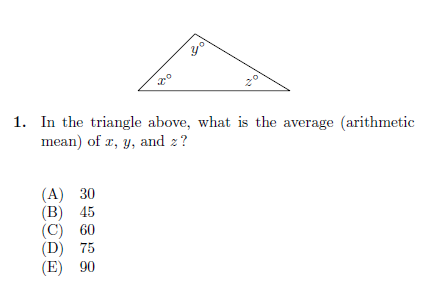
#> input picture IMGTEST/009.png, 422 x 308 px, found by its file name
$ jupyter execute _______allTheStepsInOneAlggorithm.ipynb
#> lines starting #> are read from the running program, lines starting #| are printed output that depends on the picture; after the words box and inside, x2 and y2 are one past the last pixel; in counts of white or black regions, pixels touching at a corner belong together
[cell 1]
import cv2
import numpy as np
import matplotlib.pyplot as plt
import math

def preprocess_image(image_path):
    # Step 1: Read and convert to grayscale
    image = cv2.imread(image_path)
#> image is the input picture: shape (308, 422, 3); mean B, G, R 251.6, 251.5, 251.6
    if image is None:
        raise FileNotFoundError(f"Image not found at {image_path}")
    gray = cv2.cvtColor(image, cv2.COLOR_BGR2GRAY)
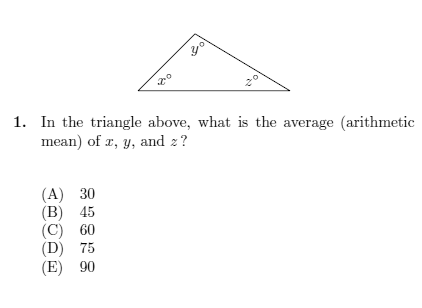
#> gray: shape (308, 422); min 0, max 255, mean 251.6

    plt.figure(figsize=(5, 5))
    plt.imshow(gray, cmap='gray')
    plt.title("Step 1: Original Grayscale")
    plt.axis("off")
    plt.show()
    cv2.imwrite("step1_grayscale.png", gray)

    # Step 2: Adaptive Thresholding
    thresh = cv2.adaptiveThreshold(gray, 255, cv2.ADAPTIVE_THRESH_MEAN_C,
                                  cv2.THRESH_BINARY_INV, 15, 9)
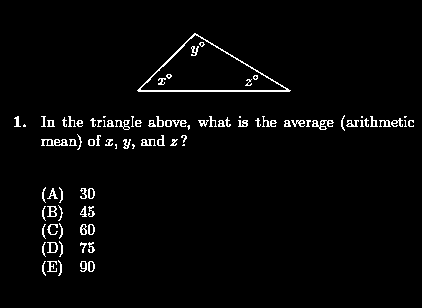
#> thresh: shape (308, 422); 2.7% white in thin lines or dots, all inside (x1, y1, x2, y2) = (14, 33, 414, 276)
    plt.figure(figsize=(5, 5))
    plt.imshow(thresh, cmap='gray')
    plt.title("Step 2: Thresholded")
    plt.axis("off")
    plt.show()
    cv2.imwrite("step2_thresholded.png", thresh)

    return image, gray, thresh

def detect_text_regions(thresh):
    contours, _ = cv2.findContours(thresh, cv2.RETR_EXTERNAL, cv2.CHAIN_APPROX_SIMPLE)
#> contours = 82 contours, 47 with area under 20; largest, box (x1, y1, x2, y2) and area: (137, 33, 291, 92) 4522, (41, 139, 68, 146) 88, (312, 120, 334, 130) 82, (47, 242, 58, 253) 75, (47, 206, 57, 217) 65
    mask = np.zeros_like(thresh)

    for cnt in contours:
        x, y, w, h = cv2.boundingRect(cnt)
        area = cv2.contourArea(cnt)
        aspect_ratio = w / float(h)

        # Filter likely text: small area and reasonable aspect ratio
        if 10 < area < 3000 and 0.2 < aspect_ratio < 10:
            cv2.drawContours(mask, [cnt], -1, 255, -1)
#> this loop made 82 passes
#> (x, y, w, h, area, aspect_ratio) on passes 1, 2, 8, 11, 12, 13, 17, 18: (88, 261, 7, 11, 53, 0.636), (80, 261, 7, 11, 42, 0.636), (47, 242, 11, 11, 75, 1), (88, 224, 7, 11, 53, 0.636), (80, 224, 7, 11, 49.5, 0.636), (47, 224, 11, 11, 20, 1), (80, 206, 7, 11, 29.5, 0.636), (47, 206, 10, 11, 65, 0.909)
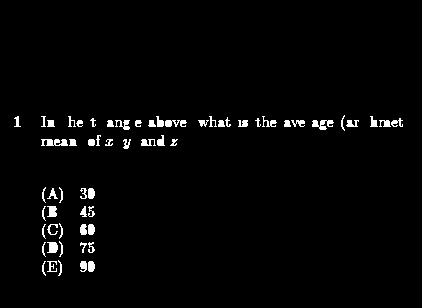
#> mask: shape (308, 422); 2.2% white; 60 white regions, largest, box (x1, y1, x2, y2) and area: (41, 139, 68, 146) 137, (312, 120, 334, 130) 127, (165, 120, 187, 127) 103

    plt.figure(figsize=(5, 5))
    plt.imshow(mask, cmap='gray')
    plt.title("Text Mask")
    plt.axis("off")
    plt.show()
    cv2.imwrite("text_mask.png", mask)

    return mask

def remove_text(image, mask):
    # Inpainting to remove text
    cleaned = cv2.inpaint(image, mask, inpaintRadius=3, flags=cv2.INPAINT_TELEA)
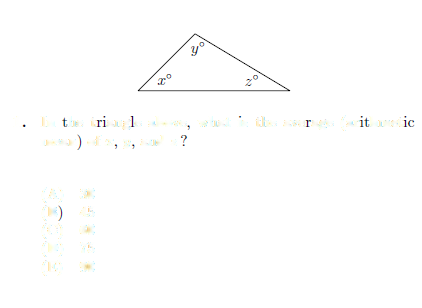
#> cleaned: shape (308, 422, 3); mean B, G, R 253.5, 253.9, 253.8
    plt.figure(figsize=(6, 6))
    plt.imshow(cv2.cvtColor(cleaned, cv2.COLOR_BGR2RGB))
    plt.title("Step 3: Text Removed")
    plt.axis("off")
    plt.show()
    cv2.imwrite("step3_text_removed.png", cleaned)
    return cleaned

def preprocess_for_contours(cleaned_image):
    # Convert cleaned image to grayscale
    gray = cv2.cvtColor(cleaned_image, cv2.COLOR_BGR2GRAY)
    plt.figure(figsize=(5, 5))
    plt.imshow(gray, cmap='gray')
    plt.title("Step 4: Cleaned Grayscale")
    plt.axis("off")
    plt.show()
    cv2.imwrite("step4_cleaned_grayscale.png", gray)

    # Binary thresholding
    binary = cv2.adaptiveThreshold(gray, 255, cv2.ADAPTIVE_THRESH_GAUSSIAN_C,
                                  cv2.THRESH_BINARY_INV, 9, 3)
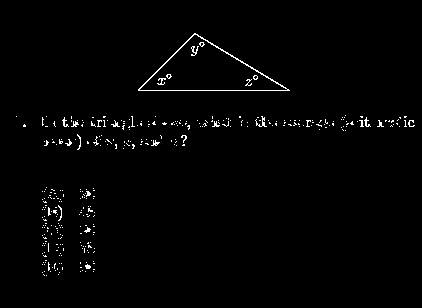
#> binary: shape (308, 422); 1.4% white in thin lines or dots, all inside (x1, y1, x2, y2) = (16, 33, 415, 276)
    plt.figure(figsize=(5, 5))
    plt.imshow(binary, cmap='gray')
    plt.title("Step 5: Binary (Adaptive Threshold)")
    plt.axis("off")
    plt.show()
    cv2.imwrite("step5_binary.png", binary)

    return binary

def find_contours_manual(binary):
    height, width = binary.shape
    visited = np.zeros((height, width), dtype=bool)
    contours = []

    def edge_follow(x, y):
        contour = []
        stack = [(x, y)]
        while stack:
            cx, cy = stack.pop()
            if (0 <= cx < height and 0 <= cy < width and
                not visited[cx, cy] and binary[cx, cy] == 255):
                visited[cx, cy] = True
                contour.append((cx, cy))
                # Check 8 neighbors for complete contour
                for dx in [-1, 0, 1]:
                    for dy in [-1, 0, 1]:
                        if dx == 0 and dy == 0:
                            continue
                        nx, ny = cx + dx, cy + dy
                        if (0 <= nx < height and 0 <= ny < width and
                            not visited[nx, ny] and binary[nx, ny] == 255):
                            stack.append((nx, ny))
        return contour

    for i in range(height):
        for j in range(width):
            if binary[i, j] == 255 and not visited[i, j]:
                contour = edge_follow(i, j)
                if len(contour) > 200:  # Minimum size to filter noise
                    contours.append(contour)

    contours.sort(key=len, reverse=True)
    return contours[:4]  # Return top 4 contours

def classify_shape(contour):
    # Convert contour list of tuples to NumPy array with correct shape (n, 1, 2)
    contour_array = np.array(contour, dtype=np.int32).reshape(-1, 1, 2)

    # Approximate the contour with a polygon
    epsilon = 3 * cv2.arcLength(contour_array, True)
    approx = cv2.approxPolyDP(contour_array, epsilon, True)
    vertices_count = len(approx)

    area = cv2.contourArea(contour_array)
    perimeter = cv2.arcLength(contour_array, True)
    shape = "unknown"

    if vertices_count == 3:
        shape = "triangle"
    elif vertices_count == 4:
        # Calculate side lengths and angles for square/rectangle detection
        side_lengths = [math.hypot(approx[i][0][0] - approx[(i + 1) % 4][0][0],
                                  approx[i][0][1] - approx[(i + 1) % 4][0][1]) for i in range(4)]
        angles = []
        for i in range(4):
            p0, p1, p2 = approx[i - 1][0], approx[i][0], approx[(i + 1) % 4][0]
            v1 = (p0[0] - p1[0], p0[1] - p1[1])
            v2 = (p2[0] - p1[0], p2[1] - p1[1])
            dot_prod = v1[0] * v2[0] + v1[1] * v2[1]
            mag1 = math.hypot(v1[0], v1[1])
            mag2 = math.hypot(v2[0], v2[1])
            cos_theta = dot_prod / (mag1 * mag2) if mag1 and mag2 else 0
            angle = math.acos(min(max(cos_theta, -1), 1)) * 180 / math.pi
            angles.append(angle)

        is_square = all(abs(side_lengths[i] - side_lengths[0]) < 5 for i in range(1, 4)) and all(abs(a - 90) < 10 for a in angles)
        is_rectangle = all(abs(a - 90) < 15 for a in angles)

        if is_square:
            shape = "square"
        elif is_rectangle:
            shape = "rectangle"
        else:
            shape = "quadrilateral"
    elif vertices_count > 4:
        circularity = 4 * math.pi * area / (perimeter ** 2) if perimeter != 0 else 0
        shape = "circle" if circularity > 0.8 else "polygon"

    return shape, approx

def detect_inscribed_shapes(contour_image, contours):
    inscribed_shapes = []
    for i, outer_contour in enumerate(contours):
        outer_contour_array = np.array(outer_contour, dtype=np.int32).reshape(-1, 1, 2)
        for j, inner_contour in enumerate(contours):
            if i != j:
                inner_contour_array = np.array(inner_contour, dtype=np.int32).reshape(-1, 1, 2)
                if cv2.pointPolygonTest(outer_contour_array, tuple(inner_contour_array[0][0]), False) >= 0:
                    shape, _ = classify_shape(inner_contour)
                    inscribed_shapes.append((shape, i, j))
    return inscribed_shapes

def detect_largest_contour(image_path):
    # Text removal process
    image, gray, thresh = preprocess_image(image_path)
    text_mask = detect_text_regions(thresh)
    cleaned_image = remove_text(image, text_mask)

    # Contour detection process
    binary = preprocess_for_contours(cleaned_image)

    contours = find_contours_manual(binary)
#> contours = 1 item
    if not contours:
        print("No contours found.")
        return

    if len(contours) < 1:
        print("No valid contours found.")
        return

    # Step 6: Visualize detected contours with color
    contour_image = cv2.cvtColor(binary, cv2.COLOR_GRAY2RGB)
    colors = [(255, 0, 0), (0, 255, 0), (0, 0, 255), (255, 255, 0)]  # Red, Green, Blue, Yellow
    for idx, contour in enumerate(contours):
        if idx < len(colors):
            coords = np.array(contour, dtype=np.int32).reshape(-1, 1, 2)
            cv2.polylines(contour_image, [coords], isClosed=True, color=colors[idx], thickness=2)
#> this loop made 1 pass
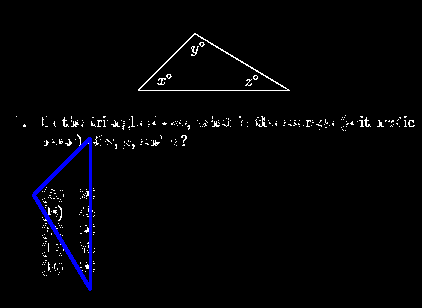
#> contour_image: shape (308, 422, 3); mean B, G, R 5.8, 3.4, 3.4
    plt.figure(figsize=(5, 5))
    plt.imshow(contour_image)
    plt.title("Step 6: Detected Contours (Red, Green, Blue, Yellow)")
    plt.axis("off")
    plt.show()
    cv2.imwrite("step6_detected_contours.png", contour_image)

    # Step 7: Classify shapes
    shapes = []
    for contour in contours:
        shape, approx = classify_shape(contour)
        shapes.append((shape, contour, approx))
#> this loop made 1 pass
#> (epsilon in classify_shape, approx, vertices_count in classify_shape, area in classify_shape, perimeter in classify_shape, shape) on pass 1: (1865.2, [[89, 138]], 1, 4275.5, 621.7, 'unknown')
#> after the loop, shapes = 1 item

    # Step 8: Create and fill contours on a new canvas
    outline_image = np.ones_like(binary) * 255  # White background
    for shape, contour, _ in shapes[:2]:  # Limit to top 2 contours
        coords = np.array(contour, dtype=np.int32)
        color = 0 if shape in ["circle", "triangle"] else 128  # Black for circle/triangle, gray for others
        outline_image[coords[:, 0], coords[:, 1]] = color  # Direct assignment to original contour points
#> this loop made 1 pass
#> (shape, color) on pass 1: ('unknown', 128)
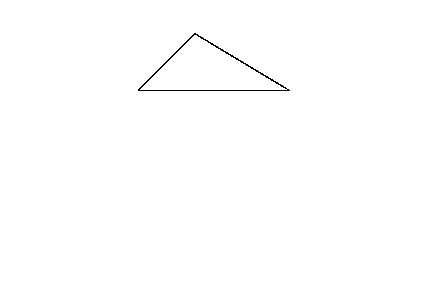
#> outline_image: shape (308, 422); values 128 (black) and 255 (white), 99.7% white; black in thin lines or dots, all inside (x1, y1, x2, y2) = (138, 33, 290, 91)
    plt.figure(figsize=(5, 5))
    plt.imshow(outline_image, cmap='gray')
    plt.title("Step 8: Filled Contours")
    plt.axis("off")
    plt.show()
    cv2.imwrite("step8_filled_contours.png", outline_image)

    # Step 9: Noise Reduction
    noise_reduced = cv2.GaussianBlur(outline_image, (5, 5), 0)
    plt.figure(figsize=(5, 5))
    plt.imshow(noise_reduced, cmap='gray')
    plt.title("Step 9: Noise Reduction")
    plt.axis("off")
    plt.show()
    cv2.imwrite("step9_noise_reduced.png", noise_reduced)

    # Step 10: Sharpen the image
    kernel = np.array([[-1, -1, -1],
                      [-1, 9, -1],
                      [-1, -1, -1]])
    sharpened = cv2.filter2D(noise_reduced, -1, kernel)
    plt.figure(figsize=(5, 5))
    plt.imshow(sharpened, cmap='gray')
    plt.title("Step 10: Sharpened Image")
    plt.axis("off")
    plt.show()
    cv2.imwrite("step10_sharpened.png", sharpened)

    # Step 11: Detect inscribed shapes
    inscribed_shapes = detect_inscribed_shapes(outline_image, contours)
#> the loop in detect_inscribed_shapes, `for i, outer_contour in enumerate(contours):` made 1 pass
#> after the loop in detect_inscribed_shapes, `for i, outer_contour in enumerate(contours):`: inscribed_shapes = []
#> inscribed_shapes = []
    if inscribed_shapes:
        print("Inscribed Shapes Found:", [(s[0], s[1], s[2]) for s in inscribed_shapes])

    # Final output
    plt.figure(figsize=(6, 6))
    plt.imshow(sharpened, cmap='gray')
    plt.title("Final: Largest Contours with Inner Details")
    plt.axis("off")
    plt.show()
    cv2.imwrite("final_contours.png", sharpened)

    # Print detected shapes
    print("Detected Shapes:", [s[0] for s in shapes[:2]])
#| Detected Shapes: ['unknown']
    print(f"Largest contour size: {len(contours[0])}, Second largest: {len(contours[1]) if len(contours) > 1 else 'None'}")
#| Largest contour size: 430, Second largest: None

image_path = r"C:\Users\ashut\Documents\GitHub\ProjectMajor\IMGTEST\009.png"
detect_largest_contour(image_path)

[cell 2]
import cv2
import numpy as np
import matplotlib.pyplot as plt
import math

def preprocess_image(image_path):
    # Step 1: Read and convert to grayscale
    image = cv2.imread(image_path)
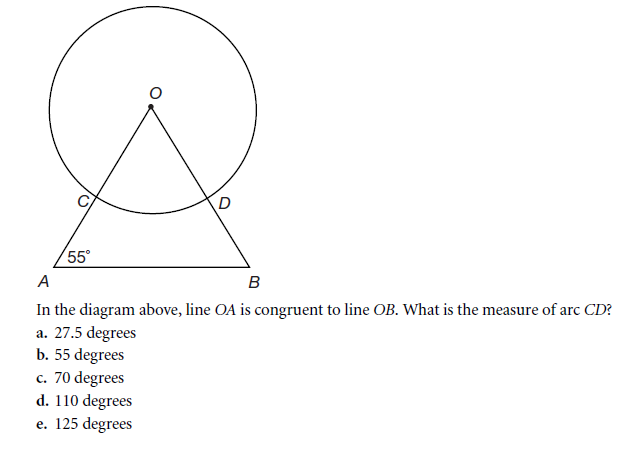
#> input picture IMGTEST/048.png, 619 x 451 px, found by its file name
#> image is the input picture: shape (451, 619, 3); mean B, G, R 250.9, 250.8, 250.8
    if image is None:
        raise FileNotFoundError(f"Image not found at {image_path}")
    gray = cv2.cvtColor(image, cv2.COLOR_BGR2GRAY)
#> gray: shape (451, 619)

    plt.figure(figsize=(5, 5))
    plt.imshow(gray, cmap='gray')
    plt.title("Step 1: Original Grayscale")
    plt.axis("off")
    plt.show()
    cv2.imwrite("step1_grayscale.png", gray)

    # Step 2: Adaptive Thresholding
    thresh = cv2.adaptiveThreshold(gray, 255, cv2.ADAPTIVE_THRESH_MEAN_C,
                                  cv2.THRESH_BINARY_INV, 15, 9)
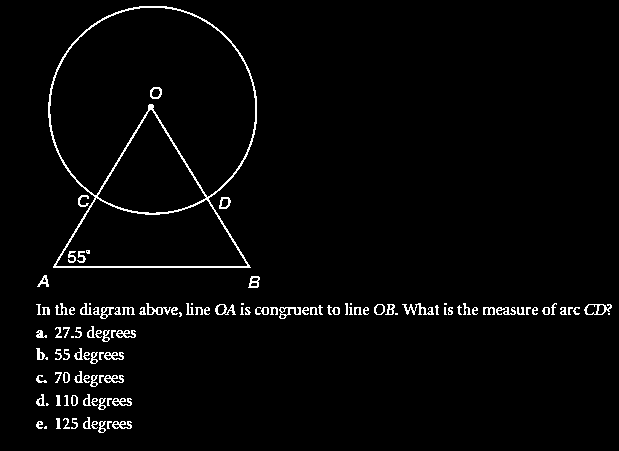
#> thresh: shape (451, 619); 2.6% white in thin lines or dots, all inside (x1, y1, x2, y2) = (36, 6, 612, 433)
    plt.figure(figsize=(5, 5))
    plt.imshow(thresh, cmap='gray')
    plt.title("Step 2: Thresholded")
    plt.axis("off")
    plt.show()
    cv2.imwrite("step2_thresholded.png", thresh)

    return image, gray, thresh

def detect_text_regions(thresh):
    contours, _ = cv2.findContours(thresh, cv2.RETR_EXTERNAL, cv2.CHAIN_APPROX_SIMPLE)
#> contours = 111 contours, 56 with area under 20; largest, box (x1, y1, x2, y2) and area: (48, 6, 257, 268) 43589, (584, 304, 612, 315) 204, (215, 304, 236, 315) 116, (279, 307, 301, 319) 111, (146, 303, 171, 315) 104
    mask = np.zeros_like(thresh)

    for cnt in contours:
        x, y, w, h = cv2.boundingRect(cnt)
        area = cv2.contourArea(cnt)
        aspect_ratio = w / float(h)

        # Filter likely text: small area and reasonable aspect ratio
        if 10 < area < 3000 and 0.2 < aspect_ratio < 10:
            cv2.drawContours(mask, [cnt], -1, 255, -1)
#> this loop made 111 passes
#> (x, y, w, h, area, aspect_ratio) on passes 2, 4, 6, 9, 10, 12, 14, 16: (112, 421, 20, 8, 74, 2.5), (98, 421, 8, 12, 47.5, 0.667), (36, 421, 7, 8, 25, 0.875), (56, 418, 5, 11, 22.5, 0.455), (83, 417, 8, 12, 45, 0.667), (112, 398, 20, 8, 74, 2.5), (98, 398, 8, 12, 47.5, 0.667), (71, 395, 7, 11, 53, 0.636)
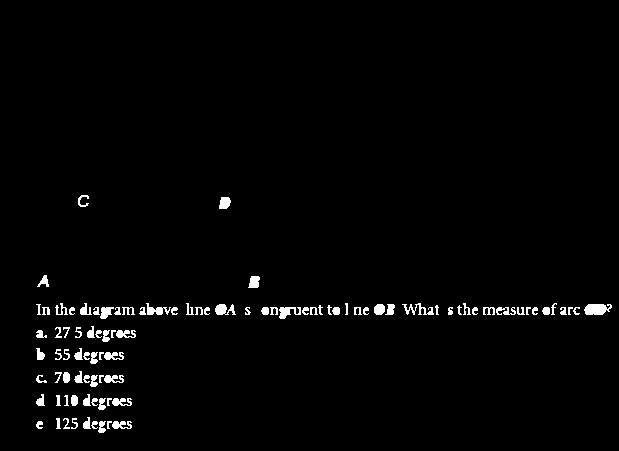
#> mask: shape (451, 619); 1.9% white; 94 white regions, largest, box (x1, y1, x2, y2) and area: (584, 304, 612, 315) 242, (402, 303, 434, 315) 153, (215, 304, 236, 315) 153

    plt.figure(figsize=(5, 5))
    plt.imshow(mask, cmap='gray')
    plt.title("Text Mask")
    plt.axis("off")
    plt.show()
    cv2.imwrite("text_mask.png", mask)

    return mask

def remove_text(image, mask):
    # Inpainting to remove text
    cleaned = cv2.inpaint(image, mask, inpaintRadius=3, flags=cv2.INPAINT_TELEA)
#> cleaned: shape (451, 619, 3)
    plt.figure(figsize=(6, 6))
    plt.imshow(cv2.cvtColor(cleaned, cv2.COLOR_BGR2RGB))
    plt.title("Step 3: Text Removed")
    plt.axis("off")
    plt.show()
#> (the rest of the program and of its run is left out)
